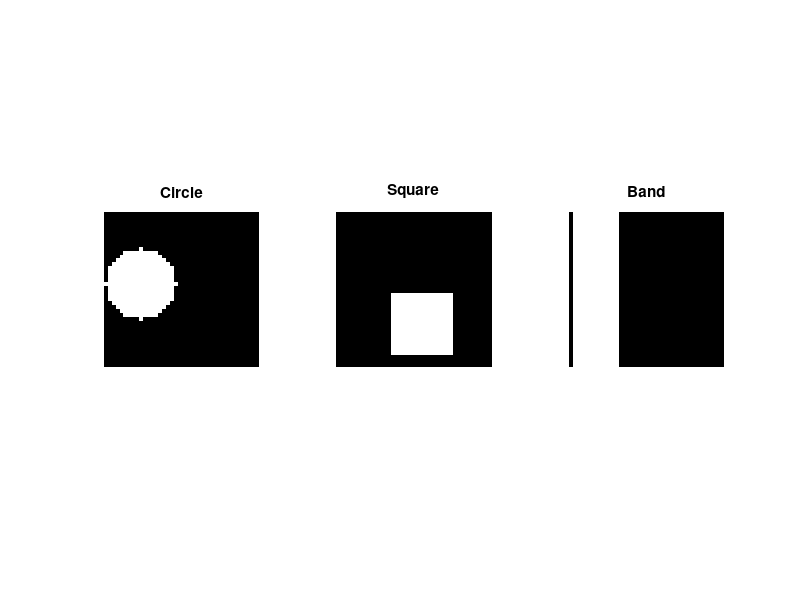

The MATLAB source for this figure:
function TD3Q1()
    

    N = 40;      % image size

    img_circle = random_circle(N, 5, 12);
    img_square = random_square(N, 8, 16);
    img_band   = random_band(N, 5, 15);

    % Display the 3 images
    figure;
    subplot(1,3,1); imagesc(img_circle); axis image off; title('Circle');
    subplot(1,3,2); imagesc(img_square); axis image off; title('Square');
    subplot(1,3,3); imagesc(img_band);   axis image off; title('Band');
    colormap gray;
end


function img = random_circle(N, r_min, r_max)
    img = zeros(N, N);
    r  = randi([r_min, r_max], 1, 1);
    cx = randi([r, N - r], 1, 1);
    cy = randi([r, N - r], 1, 1);
    [x, y] = meshgrid(1:N, 1:N);
    mask = (x - cx).^2 + (y - cy).^2 <= r^2;
    img(mask) = 1;
end

function img = random_square(N, a_min, a_max)
    img = zeros(N, N);
    a  = randi([a_min, a_max], 1, 1);
    x0 = randi([1, N - a], 1, 1);
    y0 = randi([1, N - a], 1, 1);
    img(y0:y0+a-1, x0:x0+a-1) = 1;
end

function img = random_band(N, t_min, t_max)
    img = zeros(N, N);
    t  = randi([t_min, t_max], 1, 1);
    x0 = randi([1, N - t], 1, 1);
    img(:, x0:x0+t-1) = 1;
end
